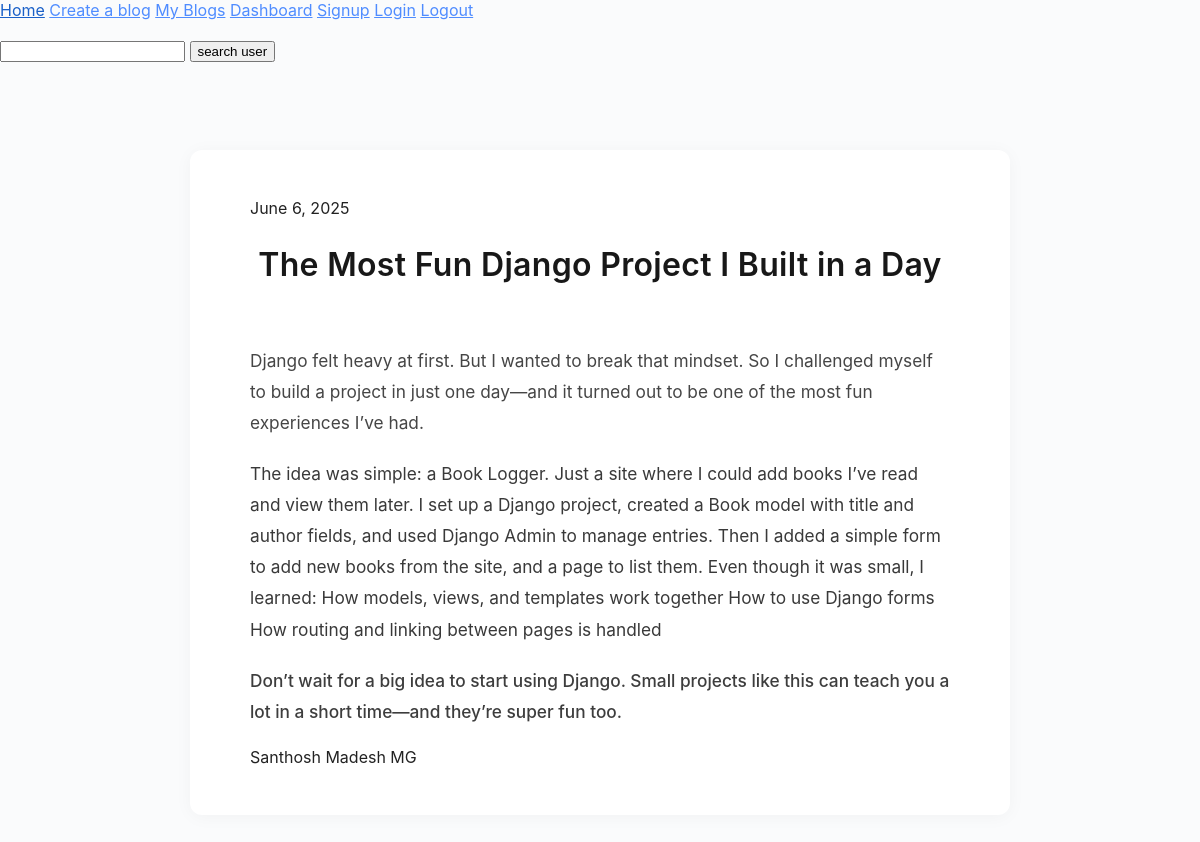
The app's page /blog/ (signed in), older data.
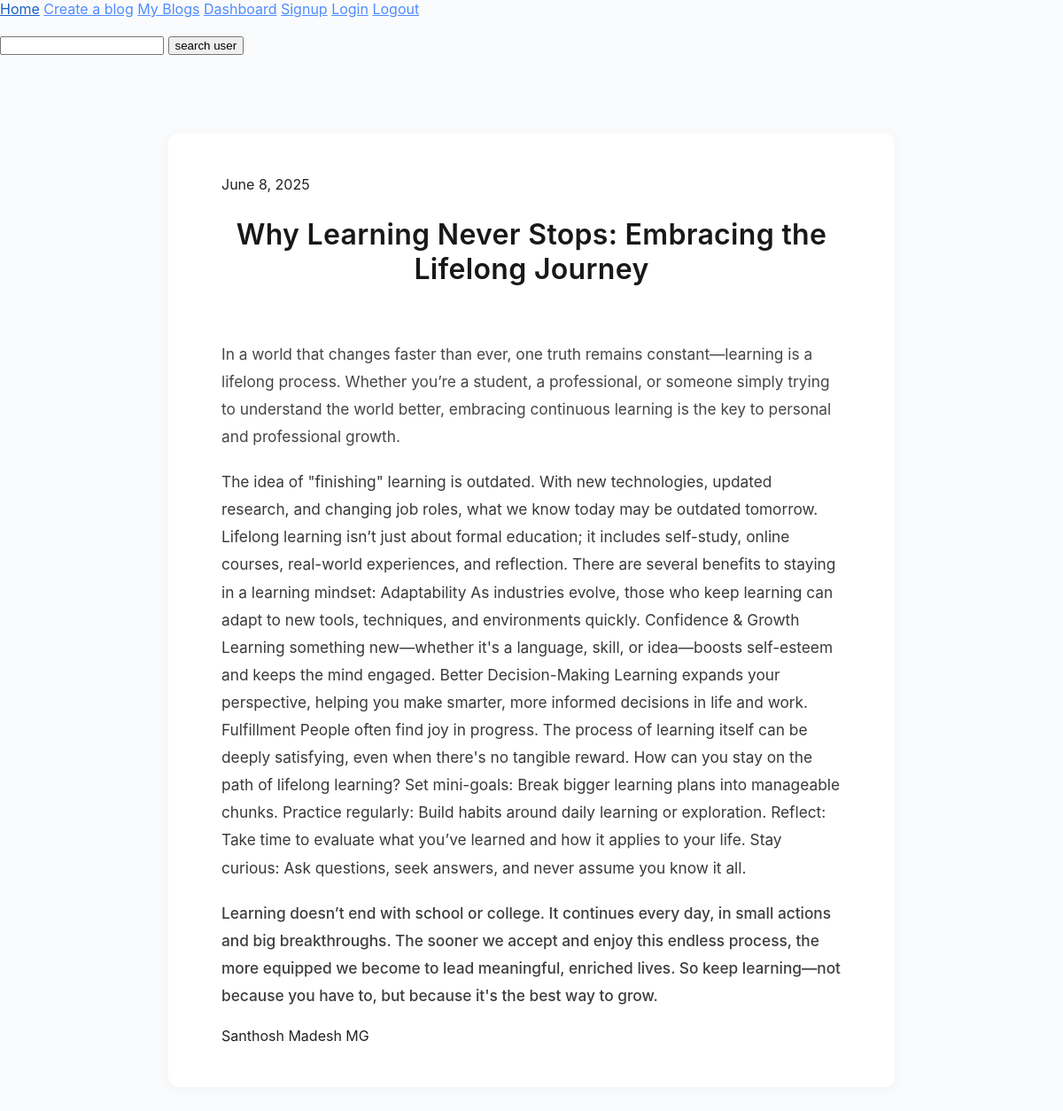
The same page, newer data.
### blog/models.py (models this page shows)
class Posts(models.Model):
    user = models.ForeignKey(User, on_delete=models.CASCADE)
    date = models.DateField(default=date.today())
    title = models.CharField()
    introduction = models.CharField()
    content = models.CharField()
    conclusion = models.CharField()

### blog/views.py (the view)
# urls.py: path("",IndexListView.as_view(),name="home"),
@method_decorator(login_required, name="dispatch")
class IndexListView(ListView):
    model = Posts
    template_name = "blog/index.html"
    context_object_name = "blog_posts"

### blog/templates/blog/index.html (shortened to what this page needs)
<!DOCTYPE html>
<html lang="en">
<head>
    {% load static %}
    <link rel="stylesheet" href="{% static 'blog/style.css' %}" >
</head>
<body>
    {% block nav %}
    <nav>
        <a href="{% url 'home' %}">Home</a>
        <a href="{% url 'blog_creation' %}">Create a blog</a>
        <a href="{% url 'my_blogs' %}">My Blogs</a>
        <a href="{% url 'dashboard' %}">Dashboard</a>
        <a href="{% url 'signup' %}">Signup</a>
        <a href="{% url 'login' %}">Login</a>
        <a href="{% url 'logout' %}">Logout</a>
    </nav>
    <br>
    <form action="{% url 'search' %}" method="get">
      <input type="search" name="search">
      <input type="submit" value="search user">
    </form>
    <br>
    {% endblock nav %}
    {% block content %}
    <br>
    {% if blog_posts %}
    {% for data in blog_posts %}
    <div class="container">
      <p class="date">{{data.date}}</p>
      <h2 class="title">{{data.title}}</h2>
      <br>
      <p class="introduction">{{data.introduction}}</p>
      <p class="content">{{data.content}}</p>
      <p class="conclusion">{{data.conclusion}}</p>
      <p class="blog-author">{{data.user.username}}</p>
    </div><br>
    {% endfor %}
    {% endif %}
    {% endblock content %}
</body>
</html>

### blog/static/blog/style.css (style rules this page uses)
body { margin: 0; padding: 0; font-family: 'Inter', 'Segoe UI', Arial, sans-serif; background: #fafbfc; color: #222; min-height: 100vh; }
.container { max-width: 700px; margin: 48px auto; padding: 32px 5vw; background: #fff; border-radius: 12px; box-shadow: 0 2px 18px rgba(0,0,0,0.04); }
.title { text-align: center; font-size: 2rem; font-weight: 600; letter-spacing: 0.01em; color: #181818; margin-bottom: 24px; }
.introduction, .content, .conclusion { text-align: left; font-size: 1.08rem; line-height: 1.8; margin-bottom: 20px; color: #363636; }
.introduction { font-weight: 400; opacity: 0.92; }
.content { font-weight: 400; opacity: 0.98; }
.conclusion { font-weight: 500; opacity: 0.96; }
a { color: #4f8cff; text-decoration: underline; transition: color 0.2s; }

Row changes from the older to the newer data that the page shows:
removed Posts: date "June 6, 2025", title "The Most Fun Django Project I Built in a Day", introduction "Django felt heavy at first. But I wanted to break that mindset. So I challenged myself to build a project in just one day—and it turned out to be one of the most fun experiences I’ve had.", content "The idea was simple: a Book Logger. Just a site where I could add books I’ve read and view them later. I set up a Django project, created a Book model with title and author fields, and used Django Admin to manage entries. Then I added a simple form to add new books from the site, and a page to list them. Even though it was small, I learned: How models, views, and templates work together How to use Django forms How routing and linking between pages is handled", conclusion "Don’t wait for a big idea to start using Django. Small projects like this can teach you a lot in a short time—and they’re super fun too.", user.username "Santhosh Madesh MG"
added Posts: date "June 8, 2025", title "Why Learning Never Stops: Embracing the Lifelong Journey", introduction "In a world that changes faster than ever, one truth remains constant—learning is a lifelong process. Whether you’re a student, a professional, or someone simply trying to understand the world better, embracing continuous learning is the key to personal and professional growth.", content "The idea of \"finishing\" learning is outdated. With new technologies, updated research, and changing job roles, what we know today may be outdated tomorrow. Lifelong learning isn’t just about formal education; it includes self-study, online courses, real-world experiences, and reflection. There are several benefits to staying in a learning mindset: Adaptability As industries evolve, those who keep learning can adapt to new tools, techniques, and environments quickly. Confidence & Growth Learning something new—whether it's a language, skill, or idea—boosts self-esteem and keeps the mind engaged. Better Decision-Making Learning expands your perspective, helping you make smarter, more informed…", conclusion "Learning doesn’t end with school or college. It continues every day, in small actions and big breakthroughs. The sooner we accept and enjoy this endless process, the more equipped we become to lead meaningful, enriched lives. So keep learning—not because you have to, but because it's the best way to grow.", user.username "Santhosh Madesh MG"
